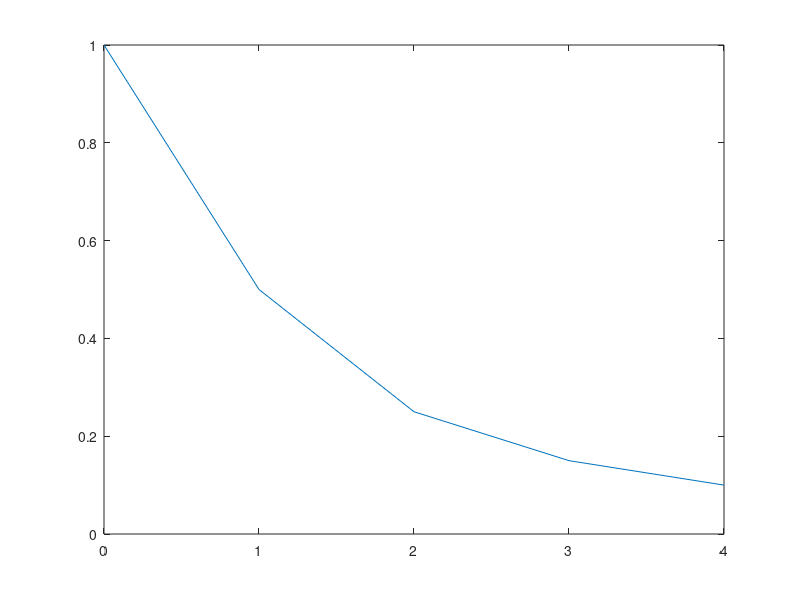

Reproduce this figure in MATLAB.

clear all
close all

p(1) = 0 ;
c(1) = 1 ;
p(2) = 1 ;
c(2) = 0.5 ;
p(3) = 2 ;
c(3) = 0.25 ;
p(4) = 3 ;
c(4) = 0.15 ;
p(5) = 4 ;
c(5) = 0.1 ;

figure
plot(p, c) ;